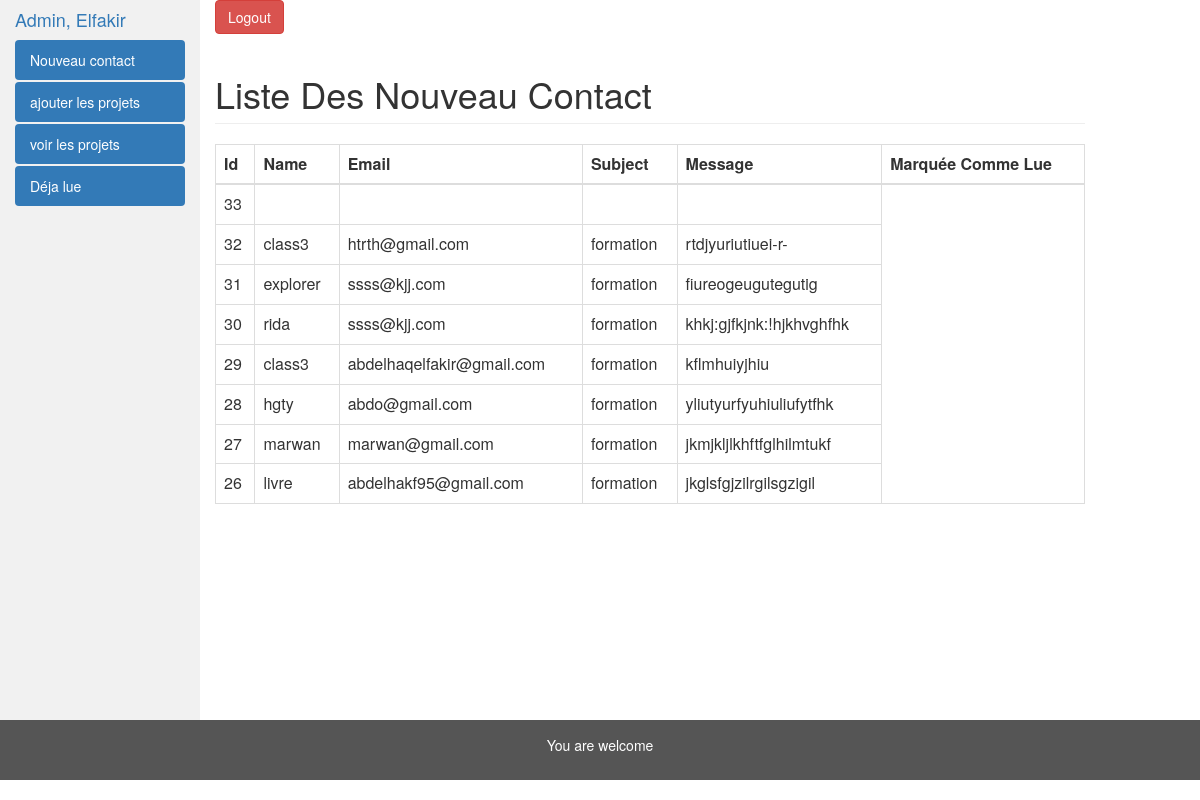
Page /admin/show.php on the committed database.
### tables this page shows
CREATE TABLE IF NOT EXISTS `contact` (
  `id` int(255) NOT NULL AUTO_INCREMENT,
  `name` varchar(255) NOT NULL,
  `email` varchar(255) NOT NULL,
  `subject` varchar(255) NOT NULL,
  `message` varchar(255) NOT NULL,
  PRIMARY KEY (`id`)
);

### admin/show.php (the view, shortened to what this page needs)
<html lang="en">
    <head>
      <link rel="stylesheet" href="https://maxcdn.bootstrapcdn.com/bootstrap/3.4.1/css/bootstrap.min.css">
    </head>
    <body>
   <div class="container-fluid">
      <div class="row content">
         <div class="col-sm-2 sidenav">
         <h4><a  href="index.php">Admin, Elfakir</a></h4>
             <ul class="nav nav-pills nav-stacked">
              <li class="active"><a href="show.php">Nouveau contact</a></li>
              <li class="active"><a href="add-project.php">ajouter les projets</a></li>
              <li class="active"><a href="show-project.php">voir les projets</a></li>
              <li class="active"><a href="#">Déja lue</a></li>
             </ul><br>
         </div>
<div class="col-sm-9">
<a href="login/logout.php" class="btn btn-danger">Logout</a>
 <div class="row">
    <div class="col-lg-12">
        <h1 class="page-header">
          Liste Des Nouveau Contact
        </h1>
    </div>
  </div>
 <table class="table table-bordered table-hover">
  <thead>
    <tr>
         <th>Id</th>
         <th>Name</th>
         <th>Email</th>
         <th>Subject</th>
         <th>Message</th>
         <th>Marquée Comme Lue</th>
     </tr>
   </thead>
    <tbody>
      <?php
          $connection = mysqli_connect('Localhost','root','','myportfolio');
          $query = "SELECT * FROM contact";
          $load_contact_query = mysqli_query($connection,$query);
          while ($row = mysqli_fetch_array($load_contact_query)) {
              $id = $row['id'];
              $name = $row['name'];
              $email = $row['email'];
              $subject = $row['subject'];
              $message = $row['message'];
              echo "<tr>";
              echo "<td>$id</td>";
              echo "<td>$name</td>";
              echo "<td>$email</td>";
              echo "<td>$subject</td>";
              echo "<td>$message</td>";
              echo "</tr>";
          }
      ?>
      </tbody>
     </table>
   </div>
  </div>
</div>
<footer class="container-fluid">
      <p class="text-center" >You are welcome</p>
    </footer>
    </body>
    </html>

### admin/show.php (style rules this page uses)
.row.content { height: 90% ; }
.sidenav { background-color: #f1f1f1; height: 100%; }
footer { background-color: #555; color: white; padding: 15px; }

### rows in the picture
contact: id "33"
contact: id "32", name "class3", email "htrth@gmail.com", subject "formation", message "rtdjyuriutiuei-r-"
contact: id "31", name "explorer", email "ssss@kjj.com", subject "formation", message "fiureogeugutegutig"
contact: id "30", name "rida", email "ssss@kjj.com", subject "formation", message "khkj:gjfkjnk:!hjkhvghfhk"
contact: id "29", name "class3", email "abdelhaqelfakir@gmail.com", subject "formation", message "kflmhuiyjhiu"
contact: id "28", name "hgty", email "abdo@gmail.com", subject "formation", message "yliutyurfyuhiuliufytfhk"
contact: id "27", name "marwan", email "marwan@gmail.com", subject "formation", message "jkmjkljlkhftfglhilmtukf"
contact: id "26", name "livre", email "abdelhakf95@gmail.com", subject "formation", message "jkglsfgjzilrgilsgzigil"
